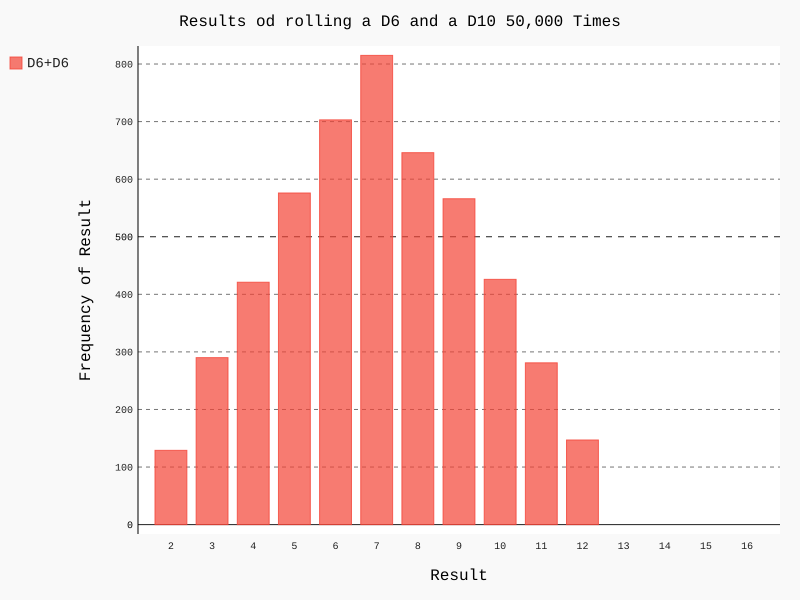

The Python source for this figure:
#!/usr/bin/env python3
# -*- coding: utf-8 -*-
"""
Created on Tue Jul 31 18:03:23 2018

@author: sk
"""

from die import Die 
import pygal

#create two D6 die
die_1 = Die()
die_2 = Die(10) #为什么D2的num_side无法更新？？

#make some rolls and store them in a list
results = []
for roll_num in range(5000):
    result = die_1.roll() + die_2.roll()
    results.append(result)
    
    #analyze the results
    frequencies = []
    max_result = die_1.num_sides + die_2.num_sides
    for value in range(2, max_result+1):
        frequency = results.count(value)
        frequencies.append(frequency)
        
    #visualize the reults
    hist = pygal.Bar()
    
    hist.title = "Results od rolling a D6 and a D10 50,000 Times"
    hist.x_labels = ['2', '3', '4', '5', '6', '7', '8', '9', '10', '11', '12', '13', '14', '15', '16']
    hist.x_title = "Result"
    hist.y_title = "Frequency of Result"
    
    hist.add('D6+D6', frequencies)
    hist.render_to_file('different_dice.svg')
